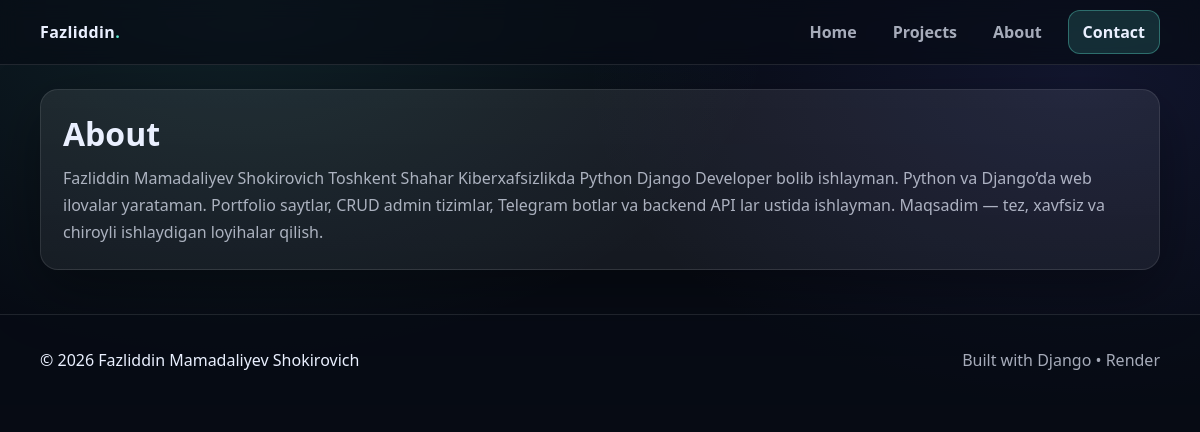
Page /about/ on the earlier database version.
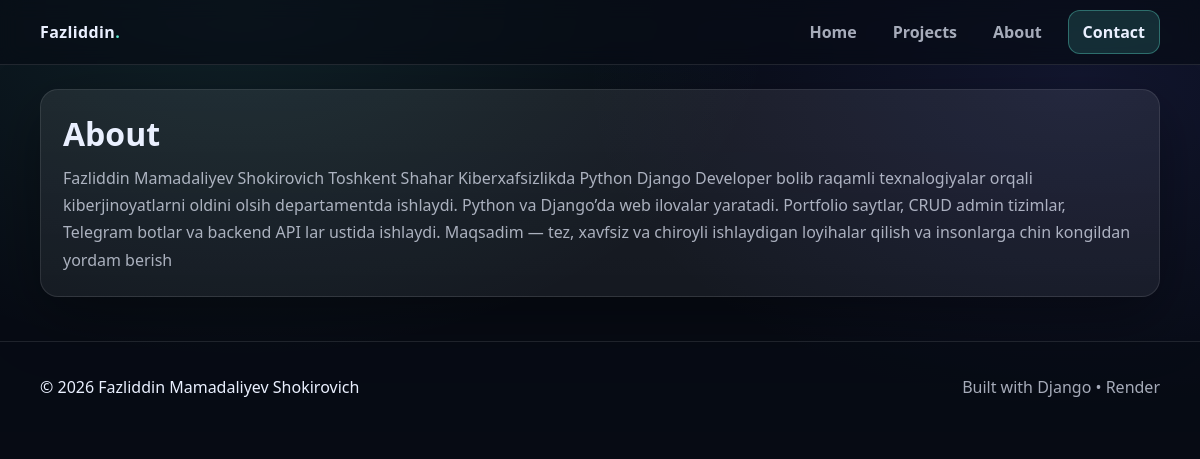
Same page on the later database version.
### main/models.py (models this page shows, shortened)
class Profile(models.Model):
    full_name = models.CharField(max_length=120)
    title = models.CharField(max_length=120, help_text="Masalan: Python Django Developer")
    about = models.TextField()
    location = models.CharField(max_length=120, blank=True)
    email = models.EmailField(blank=True)
    phone = models.CharField(max_length=30, blank=True)
    telegram = models.CharField(max_length=120, blank=True)
    photo = models.ImageField(upload_to="profile/", blank=True, null=True)

### main/views.py (the view)
# urls.py: path("about/", views.about, name="about"),
def about(request):
    profile = Profile.objects.first()
    skills = Skill.objects.all().order_by("-level")
    return render(request, "about.html", {"profile": profile, "skills": skills})

### templates/about.html (shortened to what this page needs)
{% extends "base.html" %}
{% block content %}
  <div class="card" style="padding:22px">
    <h1 style="margin:0 0 10px">About</h1>
    <p class="muted" style="line-height:1.7; margin:0">{{ profile.about }}</p>
  </div>
{% endblock %}

### templates/base.html (shortened to what this page needs)
{% load static %}
<!doctype html>
<html lang="uz">
<head>
  <link rel="stylesheet" href="{% static 'css/style.css' %}">
</head>
<body>
  <header class="topbar">
    <div class="container topbar__inner">
      <a class="brand" href="{% url 'home' %}">Fazliddin<span>.</span></a>
      <nav class="nav">
        <a href="{% url 'home' %}">Home</a>
        <a href="{% url 'projects' %}">Projects</a>
        <a href="{% url 'about' %}">About</a>
        <a class="btn" href="{% url 'contact' %}">Contact</a>
      </nav>
    </div>
  </header>
  <main class="container page">
    {% block content %}{% endblock %}
  </main>
  <footer class="footer">
    <div class="container footer__inner">
      <p>© {% now "Y" %} {{ profile.full_name|default:"Portfolio" }}</p>
      <p class="muted">Built with Django • Render</p>
    </div>
  </footer>
</body>
</html>

Differences in the rows shown:
changed Profile "Fazliddin Mamadaliyev Shokirovich": about "…Python Django Developer bolib ishlayman. Python va Django’da web ilovalar yarataman. Portfolio saytlar, CRUD admin tizimlar, Telegram botlar va backend API lar ustida ishlayman. Maqsadim — tez, xavfsiz va chiroyli ishlaydigan loyihalar qilish." → "…Python Django Developer bolib raqamli texnalogiyalar orqali kiberjinoyatlarni oldini olsih departamentda ishlaydi. Python va Django’da web ilovalar yaratadi. Portfolio saytlar, CRUD admin tizimlar, Telegram botlar va backend API lar ustida ishlaydi. Maqsadim — tez, xavfsiz va chiroyli ishlaydigan loyihalar qilish va insonlarga chin kongildan yordam berish"
